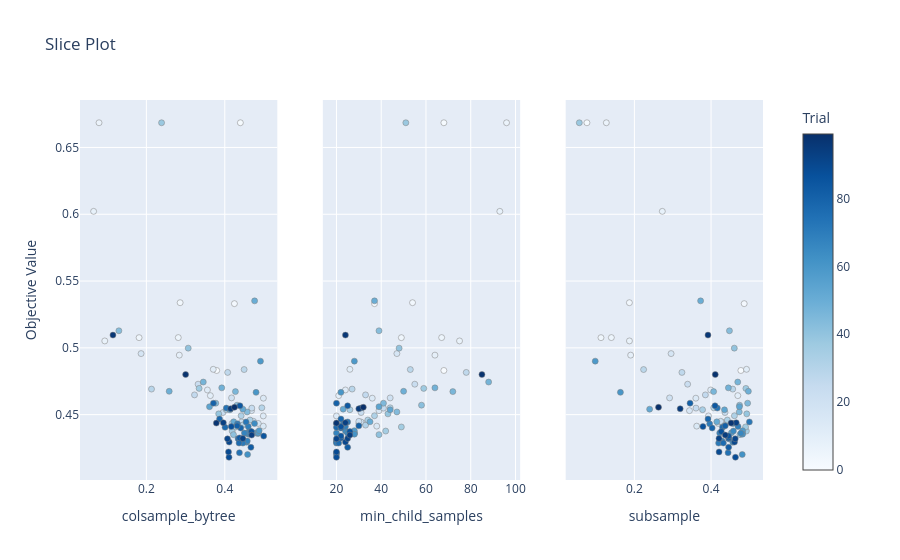

Here is the notebook cell this chart was saved with:
### Markdown cell above
### 2b) The impact of hyperparameters
Complete the `plot_relationship_between_hyperparams_and_obj` function that loads an Optuna study from a storage and return a plot showing the relationships of the most three important hyperparameters and the objective in a slice plot. 

Hint: [How to plot the relationship between a hyperparameter and the objective?](https://optuna.readthedocs.io/en/stable/reference/visualization/generated/optuna.visualization.plot_slice.html)

### Code cell
def show_relationship_between_hyperparams_and_obj(study_name: str, storage: str, important_hyperparams: List[str]) -> plotly.graph_objs.Figure:
    """
    Plot the relationship between the hyperparameters and the objective function.
    Args:
        study_name: The name of the study.
        storage: The URI of the storage used to save the study history.
        important_hyperparams: A list of hyperparameters that are considered important.
    Returns:
        A plotly Figure object.
    """
    ### START CODE HERE
    study = optuna.load_study(study_name=study_name, storage=storage)
    return optuna.visualization.plot_slice(study, params=important_hyperparams)
    ### END CODE HERE

slice_fig_wine = show_relationship_between_hyperparams_and_obj(study_name=study_name_1, storage=storage, important_hyperparams=important_hyperparams)
slice_fig_wine.show()
